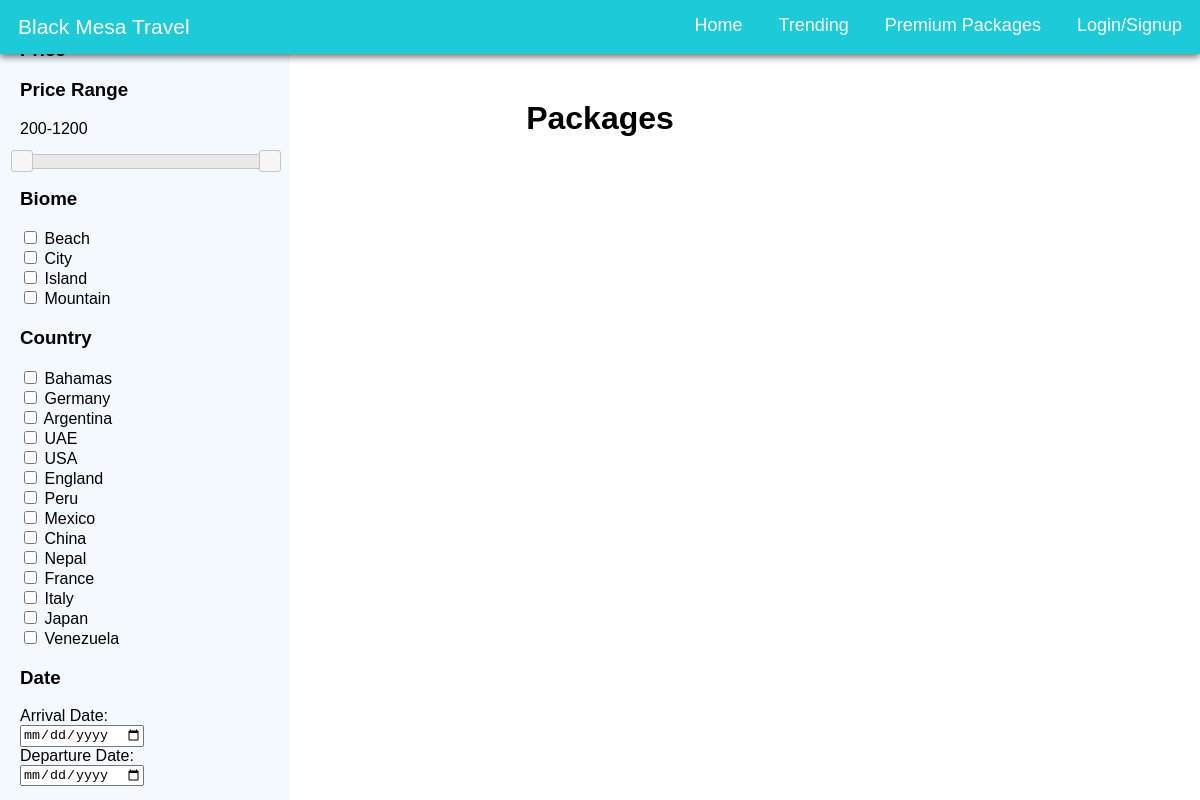
/package.php, run on the app's committed database.
### tables this page shows
CREATE TABLE BIOMES (
	BiomeId	int	AUTO_INCREMENT NOT NULL,
	BiomeName	varchar(50)	NOT NULL,
	PRIMARY KEY (BiomeId)

);

### package.php (the view, shortened to what this page needs)
<?php
    $connect = new PDO('mysql:host=rds-mysql-10mintutorial.cj3sjwqrps9d.us-east-1.rds.amazonaws.com;port=3306;dbname=BlackMesaTravel', 'masterUsername', 'blackmesatravel');
?>
<!DOCTYPE html>
<html>
   <head>
    <link rel="stylesheet" type="text/css" media="screen" href="http://localhost/Project/jquery-ui.css">
   </head>
   <body>
      <ul class="navbar">
         <li id="navbranding" class="navitem"><a href="index.html">Black Mesa Travel</a></li>
         <li class="navitem"><a href="login.html">Login/Signup</a></li>
         <li class="navitem"><a href="package.php">Premium Packages</a></li>
         <li class="navitem"><a href="#">Trending</a></li>
         <li class="navitem"><a href="index.html">Home</a></li>
      </ul>
    <h1>Packages</h1>
    <div class="filter">
        <div class="section">
            <h3>Price</h3>
            <h3>Price Range</h3>
            <p id="price_show">200-1200</p>
            <div id="price_range"></div>
        </div>
        <div class="section">
            <h3>Biome</h3>
            <?php
            $query = "SELECT BiomeName FROM BIOMES ORDER BY BiomeName;";
            $statement = $connect->prepare($query);
            $statement->execute();
            $result = $statement->fetchAll();
            foreach($result as $row) {
                ?>
                <label><input type="checkbox" class="common_selector biome"
                value="<?php echo $row['BiomeName']; ?>">
                <?php echo $row['BiomeName']; ?></label><br>
                <?php
            }
            ?>
        </div>
        <div class="section">
            <h3>Country</h3>
            <?php
            $query = "select distinct(Country) from PREMIER_LOCATIONS order by LocationName;";
            $statement = $connect->prepare($query);
            $statement->execute();
            $result = $statement->fetchAll();
            foreach($result as $row) {
                ?>
                <label><input type="checkbox" class="common_selector country"
                value="<?php echo $row['Country']; ?>">
                <?php echo $row['Country']; ?></label><br>
                <?php
            }
            ?>
        </div>
        <div class="section">
            <h3>Date</h3>
            Arrival Date: <br><input type="date" name="arrival" id="arrival" class="date_selector"><br>
            Departure Date: <br><input type="date" name="departure" id="departure" class="date_selector">
        </div>
    </div>
   </body>
</html>

### package.php (style rules this page uses)
body { font-family: Arial, Helvetica, sans-serif; margin: 0; padding: 0; }
.navbar { list-style-type: none; margin: 0; padding: 0; position: fixed; top: 0; width: 100%; overflow: auto; z-index: 1000; background-color: #1CCAD8; -webkit-box-shadow: 0px 3px 7px 0px rgba(0,0,0,0.55); -moz-box-shadow: 0px 3px 7px 0px rgba(0,0,0,0.55); box-shadow: 0px 3px 7px 0px rgba(0,0,0,0.55); }
#navbranding { float: left; font-size: 21px; }
.navitem { float: right; font-size: 18px; }
.navbar li a { text-decoration: none; display: block; color: white; text-align: center; padding: 15px 18px; }
h1 { margin-top: 100px; text-align: center; }
.filter { height: 100%; width: 250px; position: fixed; z-index: 1; top: 0; left: 0; background-color: #f4f8ff; overflow-x: hidden; padding-top: 20px; padding-left: 20px; padding-right: 20px; padding-bottom: 50px; }

### data on the page
biomes: BiomeName "Beach"
biomes: BiomeName "City"
biomes: BiomeName "Island"
biomes: BiomeName "Mountain"

### other printed values
$row['Country'] "Bahamas"
$row['Country'] "Germany"
$row['Country'] "Argentina"
$row['Country'] "UAE"
$row['Country'] "USA"
$row['Country'] "England"
$row['Country'] "Peru"
$row['Country'] "Mexico"
$row['Country'] "China"
$row['Country'] "Nepal"
$row['Country'] "France"
$row['Country'] "Italy"
$row['Country'] "Japan"
$row['Country'] "Venezuela"
